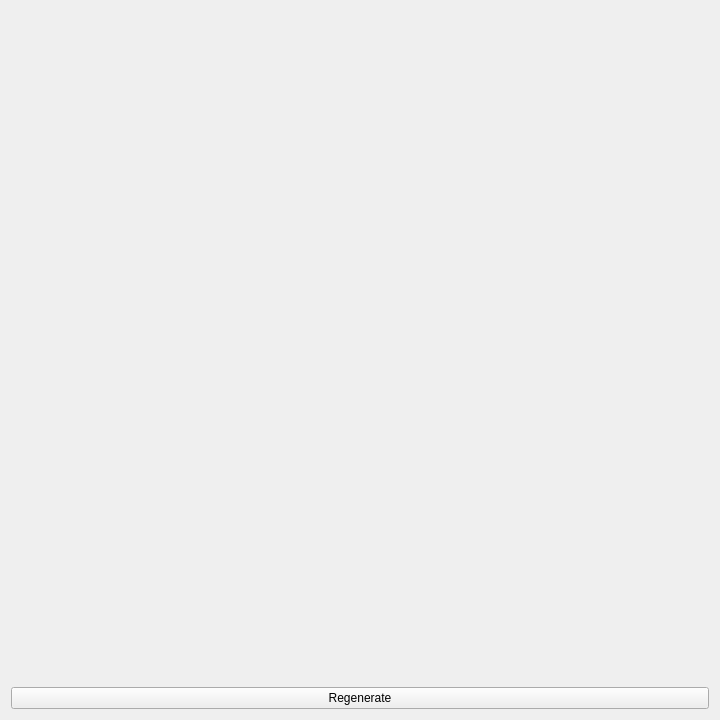
<?xml version="1.0" encoding="UTF-8"?>
<ui version="4.0">
 <class>MainWindow</class>
 <widget class="QMainWindow" name="MainWindow">
  <property name="geometry">
   <rect>
    <x>0</x>
    <y>0</y>
    <width>720</width>
    <height>720</height>
   </rect>
  </property>
  <property name="minimumSize">
   <size>
    <width>720</width>
    <height>720</height>
   </size>
  </property>
  <property name="maximumSize">
   <size>
    <width>720</width>
    <height>720</height>
   </size>
  </property>
  <property name="windowTitle">
   <string>AMaze</string>
  </property>
  <widget class="QWidget" name="centralWidget">
   <layout class="QVBoxLayout" name="verticalLayout">
    <item>
     <widget class="MyCanvas" name="myCanvas" native="true"/>
    </item>
    <item>
     <widget class="QPushButton" name="btnRegenerate">
      <property name="text">
       <string>Regenerate</string>
      </property>
     </widget>
    </item>
   </layout>
  </widget>
 </widget>
 <layoutdefault spacing="6" margin="11"/>
 <customwidgets>
  <customwidget>
   <class>MyCanvas</class>
   <extends>QWidget</extends>
   <header>mycanvas.h</header>
   <container>1</container>
  </customwidget>
 </customwidgets>
 <resources/>
 <connections/>
</ui>
